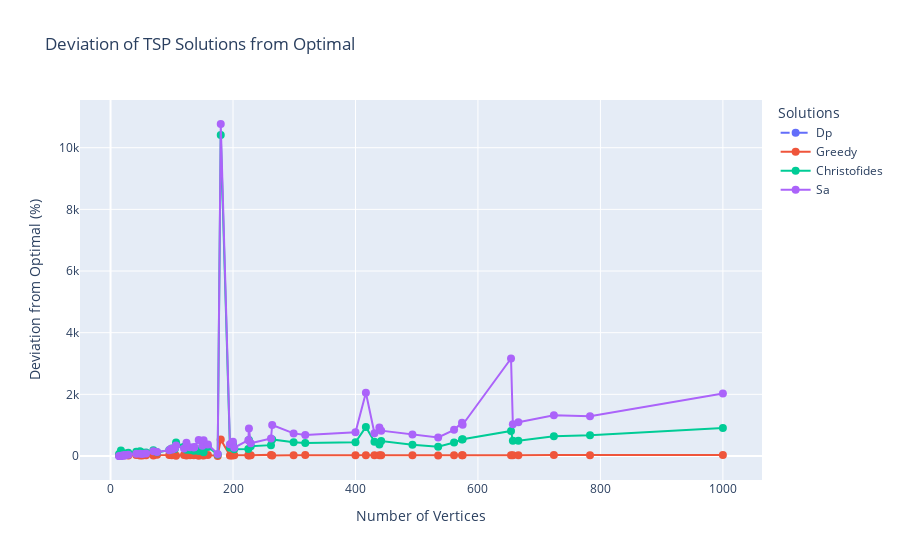

The notebook cell saved with this chart:
### Markdown cell above
## Deviation From Optimality

### Code cell
# Prepare data for the plot
deviations_from_optimal = list(map(lambda solution: f'{solution}_deviation_from_optimal', ALL_SOLUTIONS))
legend = list(map(lambda solution: solution.capitalize(), ALL_SOLUTIONS))

# Create a new DataFrame to store the averaged results
averaged_deviation_data = df_loaded.groupby('number_of_vertices', as_index=False).mean(numeric_only=True)

# Create a Plotly figure
fig = go.Figure()

# Add traces for each solution's deviation from optimal
for idx, deviation in enumerate(deviations_from_optimal):
	# Directly use the averaged deviation values
	y_values = averaged_deviation_data[deviation]

	# Create a scatter plot with lines connecting the points
	fig.add_trace(go.Scatter(
		x=averaged_deviation_data['number_of_vertices'],
		y=y_values,
		mode='lines+markers',
		name=legend[idx],
		line=dict(dash='dash' if 'Dp' in legend[idx] else 'solid'),  # Dashed line for DP
		marker=dict(size=8),
		connectgaps=True  # This option connects gaps in data points
	))

# Update layout
fig.update_layout(
	title='Deviation of TSP Solutions from Optimal',
	xaxis_title='Number of Vertices',
	yaxis_title='Deviation from Optimal (%)',
	legend_title='Solutions',
	hovermode='x unified',  # Show hover information for all traces at x
)

# Show the plot
fig.show()

### Figure 1 — Plotly figure (JSON) as saved in the notebook; plotly's stock layout.template omitted (floating-point values rounded to 4 significant figures)
{"data": [{"connectgaps": true, "line": {"dash": "dash"}, "marker": {"size": 8}, "mode": "lines+markers", "name": "Dp", "type": "scatter", "x": [14, 16, 17, 21, 22, 24, 29, 42, 48, 52, 58, 70, 76, 96, 99, 100, 101, 105, 107, 120, 124, 130, 136, 137, 144, 150, 152, 159, 175, 180, 195, 198, 200, 202, 225, 226, 229, 262, 264, 299, 318, 400, 417, 431, 439, 442, 493, 535, 561, 574, 575, 654, 657, 666, 724, 783, 1000], "y": [0, 0, 0, null, null, null, null, null, null, null, null, null, null, null, null, null, null, null, null, null, null, null, null, null, null, null, null, null, null, null, null, null, null, null, null, null, null, null, null, null, null, null, null, null, null, null, null, null, null, null, null, null, null, null, null, null, null]}, {"connectgaps": true, "line": {"dash": "solid"}, "marker": {"size": 8}, "mode": "lines+markers", "name": "Greedy", "type": "scatter", "x": [14, 16, 17, 21, 22, 24, 29, 42, 48, 52, 58, 70, 76, 96, 99, 100, 101, 105, 107, 120, 124, 130, 136, 137, 144, 150, 152, 159, 175, 180, 195, 198, 200, 202, 225, 226, 229, 262, 264, 299, 318, 400, 417, 431, 439, 442, 493, 535, 561, 574, 575, 654, 657, 666, 724, 783, 1000], "y": [21.82, 45.62, 70.39, 23.13, 50.95, 22.09, 18.16, 32.41, 18.96, 19.08, 21.18, 19.34, 41.89, 28.45, 29.21, 27.0, 31.2, 41.61, 5.361, 34.7, 17.4, 23.98, 24.81, 34.44, 5.319, 25.96, 16.31, 29.92, 3.999, 533.8, 18.9, 18.0, 23.76, 22.85, 21.86, 17.81, 20.67, 36.31, 18.09, 24.3, 28.56, 25.44, 27.43, 22.55, 22.45, 22.07, 24.7, 14.3, 23.85, 27.03, 24.75, 25.31, 27.12, 24.67, 31.77, 27.81, 32.0]}, {"connectgaps": true, "line": {"dash": "solid"}, "marker": {"size": 8}, "mode": "lines+markers", "name": "Christofides", "type": "scatter", "x": [14, 16, 17, 21, 22, 24, 29, 42, 48, 52, 58, 70, 76, 96, 99, 100, 101, 105, 107, 120, 124, 130, 136, 137, 144, 150, 152, 159, 175, 180, 195, 198, 200, 202, 225, 226, 229, 262, 264, 299, 318, 400, 417, 431, 439, 442, 493, 535, 561, 574, 575, 654, 657, 666, 724, 783, 1000], "y": [62.89, 20.06, 179.0, 62.8, 46.63, 84.98, 107.9, 134.5, 150.1, 116.8, 117.2, 188.6, 117.8, 195.6, 217.1, 240.3, 216.8, 230.1, 441.6, 297.9, 202.8, 192.1, 169.0, 195.6, 164.3, 299.6, 118.0, 294.6, 50.27, 10410.0, 271.6, 357.5, 376.2, 220.5, 223.5, 518.5, 317.1, 352.0, 535.9, 444.4, 420.7, 446.8, 943.9, 464.9, 376.5, 483.7, 362.7, 301.3, 439.9, 536.8, 546.8, 813.4, 493.6, 494.7, 638.5, 674.3, 909.5]}, {"connectgaps": true, "line": {"dash": "solid"}, "marker": {"size": 8}, "mode": "lines+markers", "name": "Sa", "type": "scatter", "x": [14, 16, 17, 21, 22, 24, 29, 42, 48, 52, 58, 70, 76, 96, 99, 100, 101, 105, 107, 120, 124, 130, 136, 137, 144, 150, 152, 159, 175, 180, 195, 198, 200, 202, 225, 226, 229, 262, 264, 299, 318, 400, 417, 431, 439, 442, 493, 535, 561, 574, 575, 654, 657, 666, 724, 783, 1000], "y": [0.3912, 1.677, 10.84, 26.34, 6.944, 30.35, 40.82, 74.42, 69.14, 61.54, 79.47, 158.0, 128.2, 189.0, 238.1, 228.2, 208.0, 253.2, 339.7, 242.2, 426.6, 286.6, 276.5, 295.9, 515.7, 330.2, 508.8, 374.1, 67.46, 10770.0, 382.7, 424.8, 465.8, 270.8, 514.0, 893.8, 414.8, 568.7, 1006.0, 733.6, 679.6, 768.9, 2053.0, 738.9, 924.5, 821.9, 698.0, 603.1, 848.5, 1081.0, 1013.0, 3162.0, 1029.0, 1096.0, 1321.0, 1286.0, 2027.0]}], "layout": {"hovermode": "x unified", "legend": {"title": {"text": "Solutions"}}, "title": {"text": "Deviation of TSP Solutions from Optimal"}, "xaxis": {"title": {"text": "Number of Vertices"}}, "yaxis": {"title": {"text": "Deviation from Optimal (%)"}}}}
